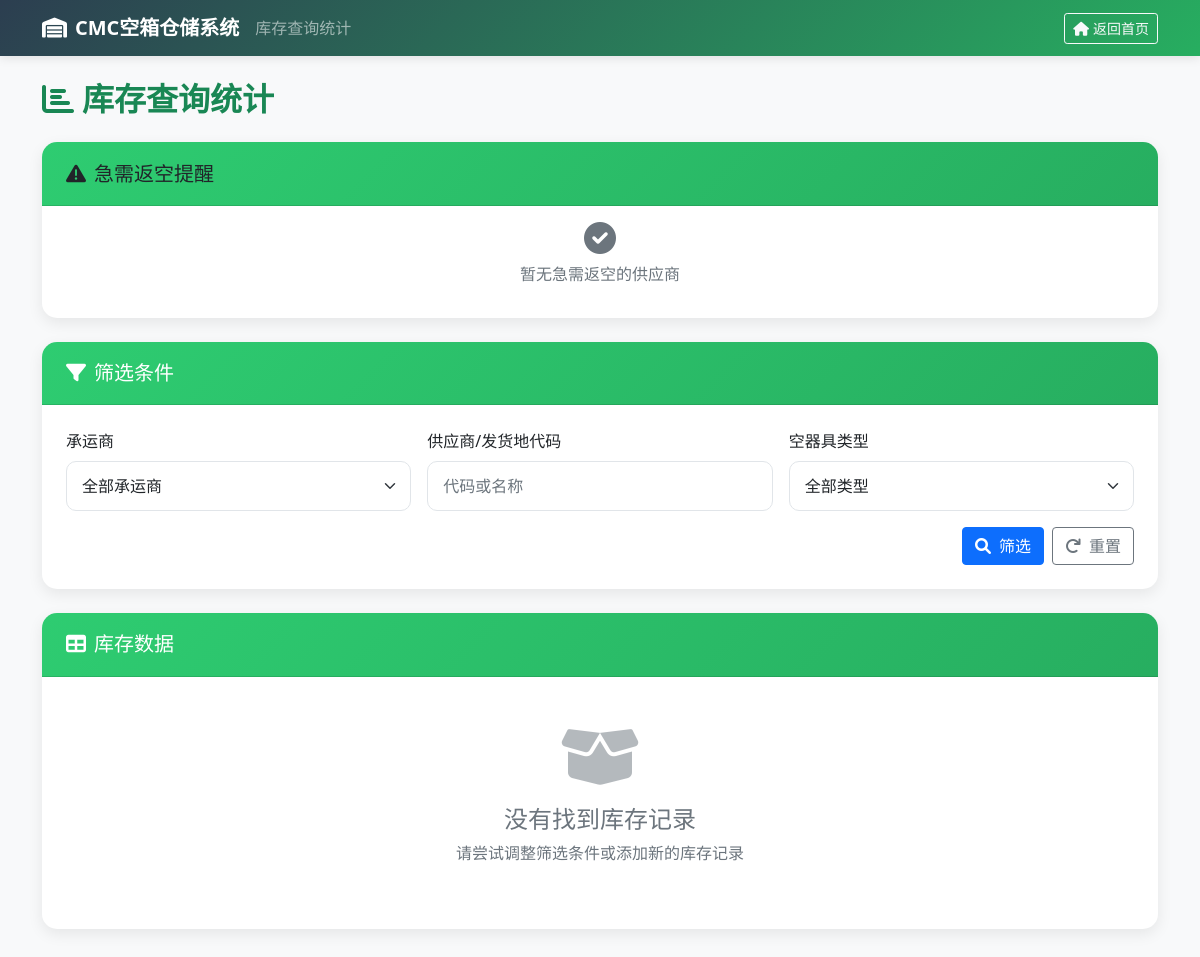
The page /inventory on the database as committed earlier.
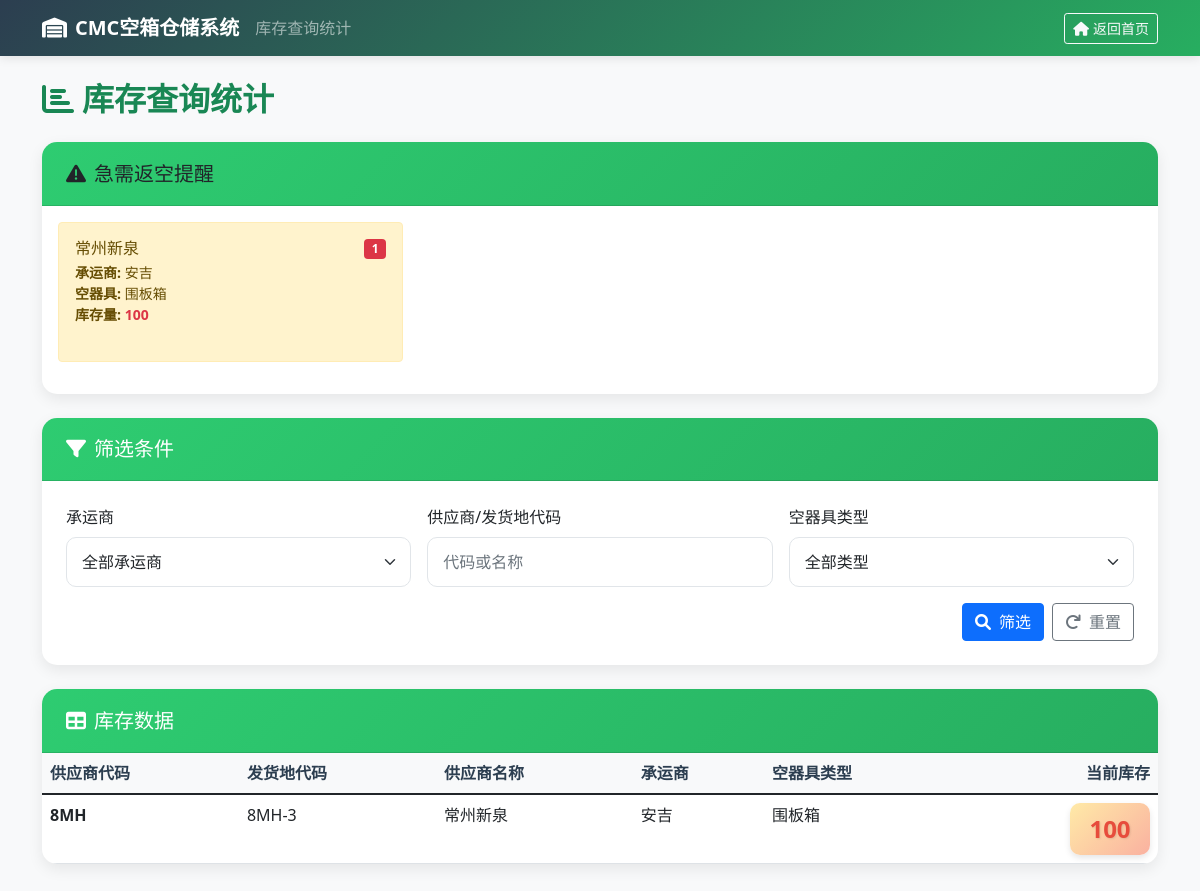
The same page on the database as committed later.
### app.py (models this page shows)
class InventoryLog(db.Model):
    id = db.Column(db.Integer, primary_key=True)
    timestamp = db.Column(db.DateTime, nullable=False, default=datetime.utcnow)
    operation_type = db.Column(db.String(10), nullable=False)  # 'in' or 'out'
    container_type = db.Column(db.String(50), nullable=False)
    quantity = db.Column(db.Integer, nullable=False)
    supplier_code = db.Column(db.String(50), nullable=False)
    mfg_code = db.Column(db.String(50), nullable=False)
    supplier_name = db.Column(db.String(100), nullable=False)
    carrier = db.Column(db.String(100), nullable=False, default='自送')
    operator = db.Column(db.String(50), nullable=False)
    notes = db.Column(db.Text)

### app.py (the view)
@app.route('/inventory')
def inventory():
    carrier_filter = request.args.get('carrier')
    supplier_filter = request.args.get('supplier')
    container_type_filter = request.args.get('container_type')
    query = db.session.query(
        InventoryLog.supplier_code,
        InventoryLog.mfg_code,
        InventoryLog.supplier_name,
        InventoryLog.carrier,
        InventoryLog.container_type,
        db.func.sum(
            db.case(
                (InventoryLog.operation_type == 'in', InventoryLog.quantity),
                else_=0
            )
        ).label('total_in'),
        db.func.sum(
            db.case(
                (InventoryLog.operation_type == 'out', InventoryLog.quantity),
                else_=0
            )
        ).label('total_out')
    ).group_by(
        InventoryLog.supplier_code,
        InventoryLog.mfg_code,
        InventoryLog.supplier_name,
        InventoryLog.carrier,
        InventoryLog.container_type
    )
    if carrier_filter:
        query = query.filter(InventoryLog.carrier == carrier_filter)
    if supplier_filter:
        query = query.filter(
            (InventoryLog.supplier_code.contains(supplier_filter)) |
            (InventoryLog.mfg_code.contains(supplier_filter)) |
            (InventoryLog.supplier_name.contains(supplier_filter))
        )
    if container_type_filter:
        query = query.filter(InventoryLog.container_type == container_type_filter)
    inventory_data = query.all()
    inventory_results = []
    for item in inventory_data:
        current_stock = item.total_in - item.total_out
        if current_stock > 0:
            inventory_results.append({
                'supplier_code': item.supplier_code,
                'mfg_code': item.mfg_code,
                'supplier_name': item.supplier_name,
                'carrier': item.carrier,
                'container_type': item.container_type,
                'current_stock': current_stock
            })
    urgent_return = []
    if inventory_results:
        sorted_inventory = sorted(inventory_results, key=lambda x: x['current_stock'], reverse=True)
        urgent_return = sorted_inventory[:5]  # 取前5名
    container_types = ['塑箱', '铁料架', '桶', '围板箱']
    carriers = ['中世', '中邮', '瑞源', '安吉', '风神', '自送']
    return render_template('inventory.html',
                         inventory=inventory_results,
                         urgent_return=urgent_return,  # 新增参数
                         container_types=container_types,
                         carriers=carriers,
                         is_mobile=is_mobile())

### app.py (called while the page is built)
def is_mobile():
    user_agent = request.headers.get('User-Agent', '').lower()
    mobile_indicators = ['mobile', 'android', 'iphone', 'ipad', 'ipod']
    return any(indicator in user_agent for indicator in mobile_indicators)

### templates/inventory.html (shortened to what this page needs)
<!DOCTYPE html>
<html lang="zh-CN">
<head>
    <link href="https://cdn.jsdelivr.net/npm/bootstrap@5.1.3/dist/css/bootstrap.min.css" rel="stylesheet">
    <link href="https://cdnjs.cloudflare.com/ajax/libs/font-awesome/6.0.0/css/all.min.css" rel="stylesheet">
</head>
<body>
    <nav class="navbar navbar-expand-lg navbar-dark" style="background: linear-gradient(135deg, #2c3e50 0%, #27ae60 100%);">
        <div class="container">
            <a class="navbar-brand fw-bold" href="{{ url_for('index') }}">
                <i class="fas fa-warehouse me-2"></i>CMC空箱仓储系统
            </a>
            <span class="navbar-text d-none d-md-block">库存查询统计</span>
            <div class="navbar-nav ms-auto">
                <a href="{{ url_for('index') }}" class="btn btn-outline-light btn-sm">
                    <i class="fas fa-home me-1"></i>返回首页
                </a>
            </div>
        </div>
    </nav>
    <div class="container py-4">
        <div class="d-flex justify-content-between align-items-center mb-4 flex-column flex-md-row">
            <h2 class="fw-bold text-success mb-3 mb-md-0">
                <i class="fas fa-chart-bar me-2"></i>库存查询统计
            </h2>
        </div>
        <div class="card mb-4 border-warning">
            <div class="card-header bg-warning text-dark">
                <h5 class="card-title mb-0"><i class="fas fa-exclamation-triangle me-2"></i>急需返空提醒</h5>
            </div>
            <div class="card-body">
                <div class="row">
                    {% for item in urgent_return %}
                    <div class="col-md-6 col-lg-4 mb-3">
                        <div class="alert alert-warning h-100">
                            <div class="d-flex justify-content-between align-items-start">
                                <div>
                                    <h6 class="alert-heading mb-1">{{ item.supplier_name }}</h6>
                                    <p class="mb-1 small">
                                        <strong>承运商:</strong> {{ item.carrier }}<br>
                                        <strong>空器具:</strong> {{ item.container_type }}<br>
                                        <strong>库存量:</strong> <span class="fw-bold text-danger">{{ item.current_stock }}</span>
                                    </p>
                                </div>
                                <span class="badge bg-danger">{{ loop.index }}</span>
                            </div>
                        </div>
                    </div>
                    {% endfor %}
                </div>
                {% if not urgent_return %}
                <div class="text-center text-muted">
                    <i class="fas fa-check-circle fa-2x mb-2"></i>
                    <p>暂无急需返空的供应商</p>
                </div>
                {% endif %}
            </div>
        </div>
        <div class="card mb-4">
            <div class="card-header">
                <h5 class="card-title mb-0"><i class="fas fa-filter me-2"></i>筛选条件</h5>
            </div>
            <div class="card-body p-4">
                <form method="GET" class="row g-3">
                    <div class="col-12 col-md-4">
                        <label class="form-label">承运商</label>
                        <select class="form-select" name="carrier">
                            <option value="">全部承运商</option>
                        </select>
                    </div>
                    <div class="col-12 col-md-4">
                        <label class="form-label">供应商/发货地代码</label>
                        <input type="text" class="form-control" name="supplier"
                               value="{{ request.args.get('supplier', '') }}" placeholder="代码或名称">
                    </div>
                    <div class="col-12 col-md-4">
                        <label class="form-label">空器具类型</label>
                        <select class="form-select" name="container_type">
                            <option value="">全部类型</option>
                        </select>
                    </div>
                    <div class="col-12 d-flex justify-content-end">
                        <button type="submit" class="btn btn-primary me-2">
                            <i class="fas fa-search me-2"></i>筛选
                        </button>
                        <a href="{{ url_for('inventory') }}" class="btn btn-outline-secondary">
                            <i class="fas fa-redo me-2"></i>重置
                        </a>
                    </div>
                </form>
            </div>
        </div>
        <div class="card">
            <div class="card-header">
                <h5 class="card-title mb-0"><i class="fas fa-table me-2"></i>库存数据</h5>
            </div>
            <div class="card-body p-0">
                {% if inventory %}
                <div class="table-responsive">
                    <table class="table table-hover mb-0">
                        <thead>
                            <tr>
                                <th>供应商代码</th>
                                <th>发货地代码</th>
                                <th>供应商名称</th>
                                <th>承运商</th>
                                <th>空器具类型</th>
                                <th class="text-end">当前库存</th>
                            </tr>
                        </thead>
                        <tbody>
                            {% for item in inventory %}
                            <tr>
                                <td class="fw-bold">{{ item.supplier_code }}</td>
                                <td>{{ item.mfg_code }}</td>
                                <td>{{ item.supplier_name }}</td>
                                <td>{{ item.carrier }}</td>
                                <td>{{ item.container_type }}</td>
                                <td class="text-end">
                                    <span class="stock-number">{{ item.current_stock }}</span>
                                </td>
                            </tr>
                            {% endfor %}
                        </tbody>
                    </table>
                </div>
                {% else %}
                <div class="empty-state">
                    <i class="fas fa-box-open"></i>
                    <h4>没有找到库存记录</h4>
                    <p>请尝试调整筛选条件或添加新的库存记录</p>
                </div>
                {% endif %}
            </div>
        </div>
    </div>
</body>
</html>

### templates/inventory.html (style rules this page uses)
body { background-color: #f8f9fa; font-family: 'Segoe UI', Tahoma, Geneva, Verdana, sans-serif; }
.navbar { box-shadow: 0 2px 10px rgba(0,0,0,0.1); }
.card { border: none; border-radius: 15px; box-shadow: 0 5px 15px rgba(0,0,0,0.08); margin-bottom: 20px; }
.card-header { background: linear-gradient(135deg, #2ecc71 0%, #27ae60 100%); color: white; border-radius: 15px 15px 0 0 !important; padding: 1.2rem 1.5rem; }
.table-responsive { border-radius: 0 0 15px 15px; }
.table { margin-bottom: 0; }
.table th { background-color: #f8f9fa; border-top: none; font-weight: 600; color: #2c3e50; }
.stock-number { font-size: 1.5rem; font-weight: bold; color: #e74c3c; text-shadow: 1px 1px 2px rgba(0,0,0,0.1); background: linear-gradient(135deg, #ffeaa7 0%, #fab1a0 100%); padding: 8px 15px; border-radius: 10px; display: inline-block; min-width: 80px; text-align: center; box-shadow: 0 3px 6px rgba(0,0,0,0.1); }
.form-control, .form-select { border-radius: 10px; border: 1px solid #e1e5e9; padding: 12px 15px; font-size: 16px; }

Rows that differ between the two databases and show on the page:
added InventoryLog: supplier_name "常州新泉", carrier "安吉", container_type "围板箱", current_stock "100", supplier_code "8MH", mfg_code "8MH-3"
Other text that changed with them:
text no longer shown: "暂无急需返空的供应商 没有找到库存记录 请尝试调整筛选条件或添加新的库存记录"
text now shown: "供应商代码 发货地代码 供应商名称 承运商 空器具类型 当前库存"
